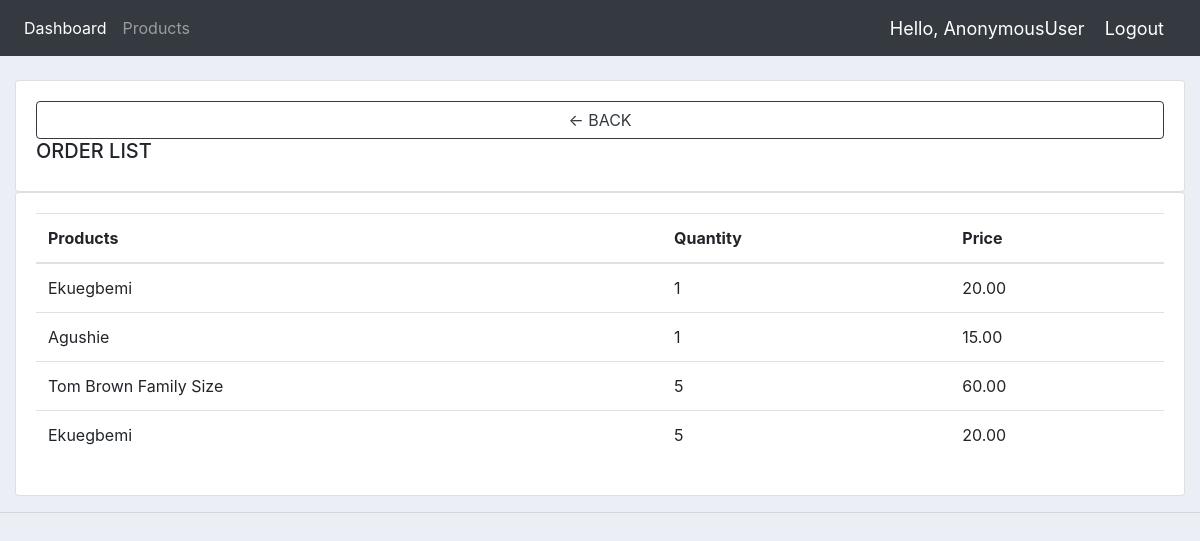
The app's page /orderlist/6 with its own data.
### store/models.py (models this page shows, shortened)
class OrderItem(models.Model):
	product = models.ForeignKey(Product, on_delete=models.SET_NULL, null=True)
	order = models.ForeignKey(Order, on_delete=models.SET_NULL, null=True)
	quantity = models.IntegerField(default=0, null=True, blank=True)
	date_added = models.DateTimeField(auto_now_add=True)

class Product(models.Model):
	CATEGORY = (
			('Breakfast', 'Breakfast'),
			('Spices', 'Spices'),
			('Others', 'Others'),
			)
	name = models.CharField(max_length=200)
	price = models.DecimalField(max_digits=7, decimal_places=2)
	image = models.ImageField(null=True, blank=True)
	digital = models.BooleanField(default=False,null=True, blank=True)
	category = models.CharField(max_length=200, null=True, choices=CATEGORY)
	description = models.CharField(max_length=200, null=True, blank=True)
	date_created = models.DateTimeField(auto_now_add=True, null=True)
	def __str__(self):
		return self.name

### store/views.py (the view)
# urls.py: path('orderlist/<int:id>', views.orderlist, name='orderlist'),
def orderlist(request,id):
     order=Order.objects.get(pk=id)
     orderitems=OrderItem.objects.filter(order=order).order_by('-id')
     return render(request, 'store/orderlist.html',{'orderitems':orderitems})

### store/templates/store/orderlist.html (shortened to what this page needs)
{%  extends 'store/mainad.html' %}
{% block content %}
		<br>
		<div class="row">
			<div class="col-md">
				<div class="card card-body">
					 <a  class="btn btn-outline-dark" href="{% url 'dashboard' %}">&#x2190; BACK</a>
					<h5>ORDER LIST</h5>
				</div>
				<div class="card card-body">
					<table class="table">
						<thead>
							<tr>
								<th>Products</th>
								<th>Quantity</th>
								<th>Price</th>
							</tr>
						</thead>
						<tbody>
							{% for item in orderitems %}
							<tr>
								<td>{{item.product}}</td>
								<td>{{item.quantity}}</td>
								<td>{{item.product.price}}</td>
							</tr>
							{% endfor %}
						</tbody>
					</table>
				</div>
			</div>
		</div>
{% endblock content %}

### static/css/admin.css (style rules this page uses)
body { background-color: #ebeff5; }

### records on screen
OrderItem: product "Ekuegbemi", quantity "1", product.price "20.00"
OrderItem: product "Agushie", quantity "1", product.price "15.00"
OrderItem: product "Tom Brown Family Size", quantity "5", product.price "60.00"
OrderItem: product "Ekuegbemi", quantity "5", product.price "20.00"

### other values on screen
{{ request.user }} "AnonymousUser"
